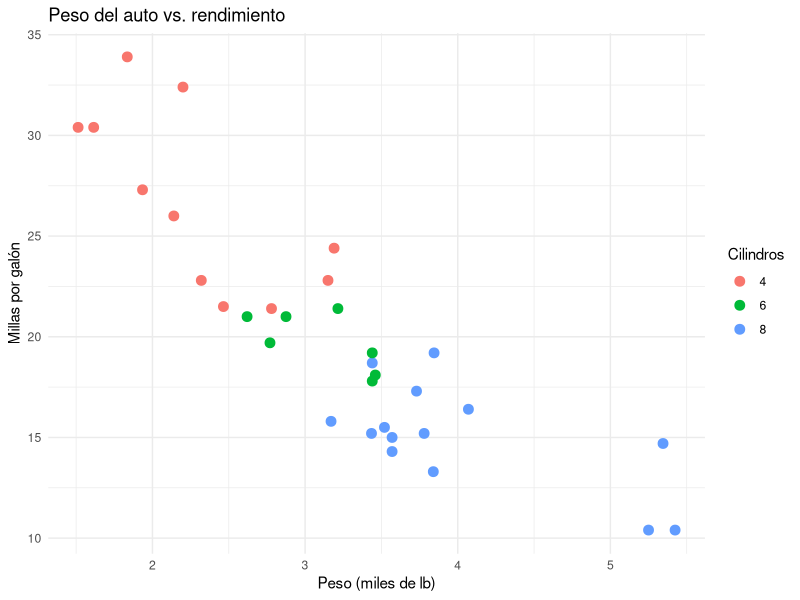

This figure's R source:
## ---- chunk 1
#| echo: false
#| message: false
library(dplyr)
library(ggplot2)

head(mtcars)
## ---- chunk 2
#| echo: false
#| warning: false
ggplot(mtcars, aes(x = wt, y = mpg, color = as.factor(cyl))) +
  geom_point(size = 3) +
  labs(
    title = "Peso del auto vs. rendimiento",
    x = "Peso (miles de lb)",
    y = "Millas por galón",
    color = "Cilindros"
  ) +
  theme_minimal()
## ---- chunk 3
#| echo: false
mtcars |>
  group_by(cyl) |>
  summarise(mpg_promedio = mean(mpg)) |>
  knitr::kable()
## ---- chunk 4
summary(iris)
